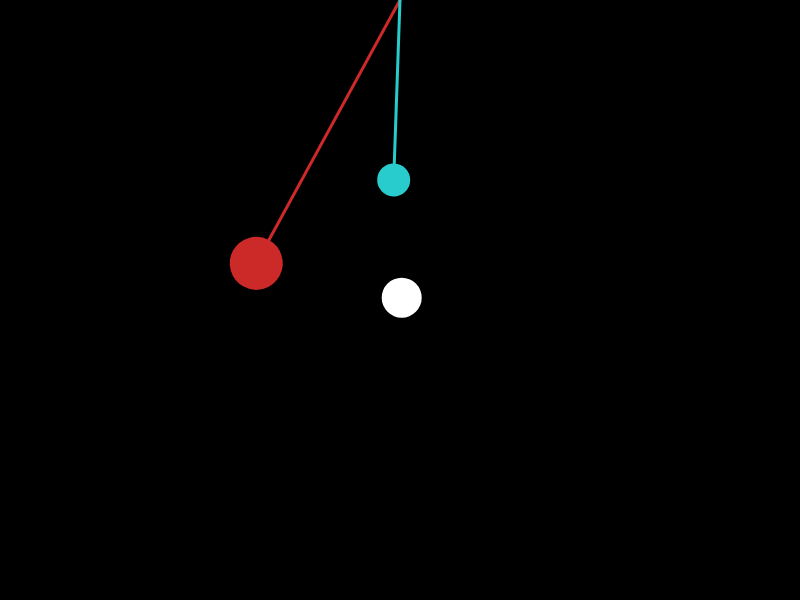
Frame 1 (no input)
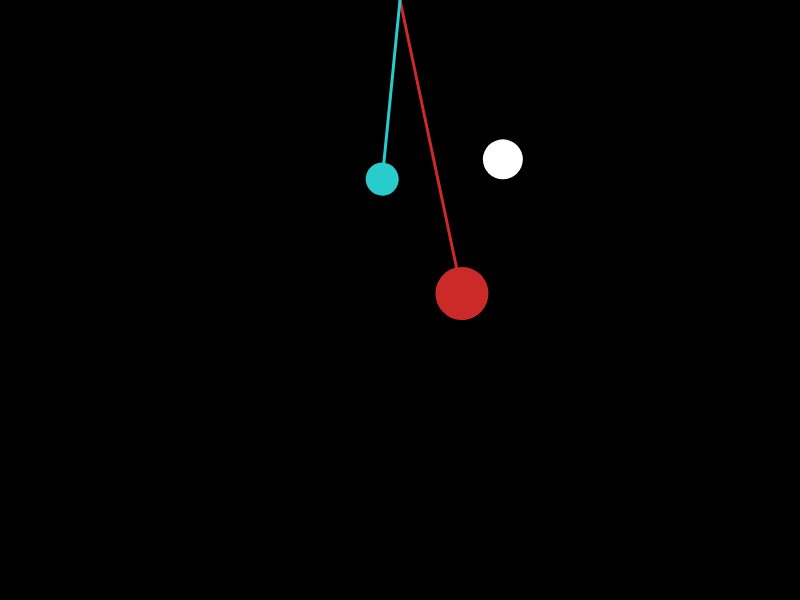
Frame 60 (no input)
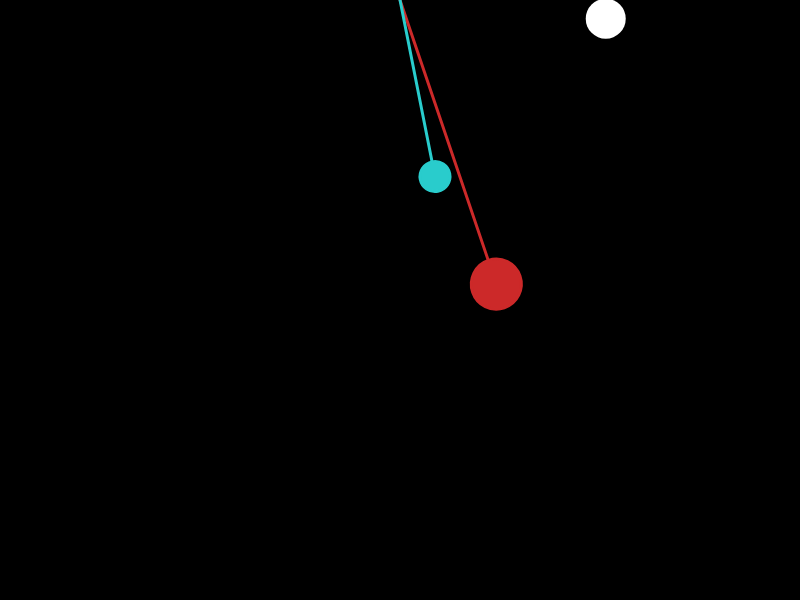
Frame 120 (the mouse pressed at the canvas centre since frame 60)

The p5.js sketch that drew these frames (run headless with seeded random() and noise() and a simulated clock; from frame 60 on, the mouse is pressed at the canvas centre):

// p5.js sketch
// ── sketch.js
let pColor                   // pendulum color
let p2Color                  // second pendulum color
let posX, posY, velX, velY   // position and velocity of the wandering circle

function setup() {
  createCanvas(800, 600)
  colorMode(HSB, TWO_PI, 1, 1, 1)

  pColor = color(0, 0.8, 0.8)       // start with red
  setInterval(colorChange, 2000)    // run colorChange every 2 seconds

  p2Color = color(PI, 0.8, 0.8)     // start with cyan
  setInterval(colorChange2, 1700)   // change the second pendulum color every 1.7 seconds

  posX = width * 0.5                  // start in the center
  posY = height * 0.5
  velX = random(-4, 4)                // random starting direction
  velY = random(-4, 4)
  setInterval(changeVelocity, 1300)   // change direction every 1.3 seconds
                                    
}

function draw() {
  background(0)

  // pendulum
  push()
  translate(width * 0.5, 0)              
  rotate(cos(millis() * 0.002) * 0.5)    // swings left and right over time
                                         // 0.002 = faster speed, 0.5 = narrower swing
  stroke(pColor)                         // string color
                                         // use pColor instead of red
  strokeWeight(3)                        // thicker string
  line(0, 0, 0, 300)                     // pendulum string
                                         // longer (200 -> 300)
  fill(pColor)                           // bob color
                                         // use pColor instead of red
  circle(0, 300, 50)                     // pendulum bob
                                         // moved to the end of the longer string
  pop()

  // second pendulum (shorter, faster, wider swing)
  push()
  translate(width * 0.5, 0)              // same point
  rotate(sin(millis() * 0.003) * 0.7)    // sin() instead of cos()
                                         
  stroke(p2Color)                        // its own color
  strokeWeight(3)
  line(0, 0, 0, 180)                     // shorter string
  fill(p2Color)
  circle(0, 180, 30)                     // smaller bob
  pop()

  //  wandering circle
  posX += velX   // move by velocity
  posY += velY

  // bounce back inside when it hits a wall (abs() always makes a number positive)
  if (posX - 20 <= 0) velX = abs(velX)
  if (posX + 20 >= width) velX = -abs(velX)
  if (posY - 20 <= 0) velY = abs(velY)
  if (posY + 20 >= height) velY = -abs(velY)

  noStroke()               // no outline
  fill(0, 0, 1)            // white
  circle(posX, posY, 40)   // wandering circle
}

// pick a random hue
function colorChange() {
  pColor = color(random(TWO_PI), 0.8, 0.8)
}

// pick a random hue for the second pendulum
function colorChange2() {
  p2Color = color(random(TWO_PI), 0.8, 0.8)
}

// pick a new random velocity
function changeVelocity() {
  velX = random(-4, 4)
  velY = random(-4, 4)
}
// ── documentation.html
<!DOCTYPE html>
<html lang="en">
<head>
    <meta charset="UTF-8">
    <meta name="viewport" content="width=device-width, initial-scale=1.0">
    <title>Week 8: Time and Oscillation</title>
    <style>
        body {
            max-width: 900px;
            margin: 40px auto;
            padding: 0 20px;
            font-family: sans-serif;
            line-height: 1.6;
        }
        img {
            width: 100%;
            border: 1px solid #ccc;
        }
        section {
            margin-bottom: 48px;
        }
    </style>
</head>
<body>
    <h1>Time and Oscillation</h1>
    <p>
        Two pendulums swing back and forth with sine and cosine functions, while a circle wanders around
        the canvas and changes direction on a timer. Every movement runs on a different timing,
        so they rarely line up and the rhythm keeps changing.
    </p>

    <iframe src="index.html" width="850" height="650"></iframe>

    <h2>Process</h2>

    <section>
        <h3>Step 1</h3>
        <img src="images/step1.png" alt="A red pendulum hanging from the top center of a black canvas">
        <p>
            I started from the pendulum we built in class. I moved the origin to the top center of the
            canvas and drew a line with a circle at the end. It does not move yet.
        </p>
    </section>

    <section>
        <h3>Step 2</h3>
        <img src="images/step2.png" alt="The pendulum swinging to one side">
        <p>
            I used <code>cos(millis())</code> inside <code>rotate()</code> so the pendulum swings
            left and right over time. The swing was too wide at this point.
        </p>
    </section>

    <section>
        <h3>Step 3</h3>
        <img src="images/step3.png" alt="A longer, thicker pendulum with a narrower swing">
        <p>
            I multiplied the cosine by 0.5 to make the swing narrower and changed the speed value to make
            it faster. I also made the pendulum longer and the string thicker.
        </p>
    </section>

    <section>
        <h3>Step 4</h3>
        <img src="images/step4.png" alt="The pendulum in a new random color">
        <p>
            I stored the pendulum color in a variable and used <code>setInterval()</code> to pick a
            random hue every 2 seconds.
        </p>
    </section>

    <section>
        <h3>Step 5</h3>
        <img src="images/step5.png" alt="The pendulum and a white wandering circle">
        <p>
            I added a second shape: a circle that moves around the canvas and picks a new random direction
            every 1.3 seconds. The pendulum swings about every 3.1 seconds and changes color every 2 seconds,
            so the three timings are out of sync.
        </p>
    </section>

    <section>
        <h3>Step 6</h3>
        <img src="images/step6.png" alt="Two pendulums of different lengths and a white wandering circle">
        <p>
            I added a second, shorter pendulum hanging from the same point. It uses <code>sin()</code> instead
            of <code>cos()</code> and a faster speed, so it swings at a different rhythm from the first pendulum.
            It also changes color on its own timer, every 1.7 seconds.
        </p>
    </section>

    <h2>Working with an LLM</h2>
    <p>
        In the code I wrote in class, the wandering circle bounced off the walls with <code>velX *= -1</code>,
        but the sketch did not run. I asked Claude to check it. Besides fixing my errors, Claude pointed out
        that because the circle picks a new random direction on a timer, it can get stuck shaking against a wall,
        and suggested <code>abs()</code> instead. We had not covered <code>abs()</code> in class, so I asked about it.
        These are the prompts I used:
    </p>
    <ul>
        <li>"This is the code I wrote in class. What's wrong with it?"</li>
        <li>"What does this mean?" (about the line that uses <code>abs()</code> to bounce off the walls)</li>
        <li>"But why 20?"</li>
    </ul>
    <p>
        What I learned: <code>abs()</code> removes the minus sign from a number. Because the circle picks a random
        direction every 1.3 seconds, flipping the velocity with <code>*= -1</code> can make it shake against a wall.
        With <code>abs()</code>, hitting the left wall always sends it to the right, and so on. The 20 is the radius
        of the circle, so the bounce happens at its edge instead of its center.
    </p>
</body>
</html>
